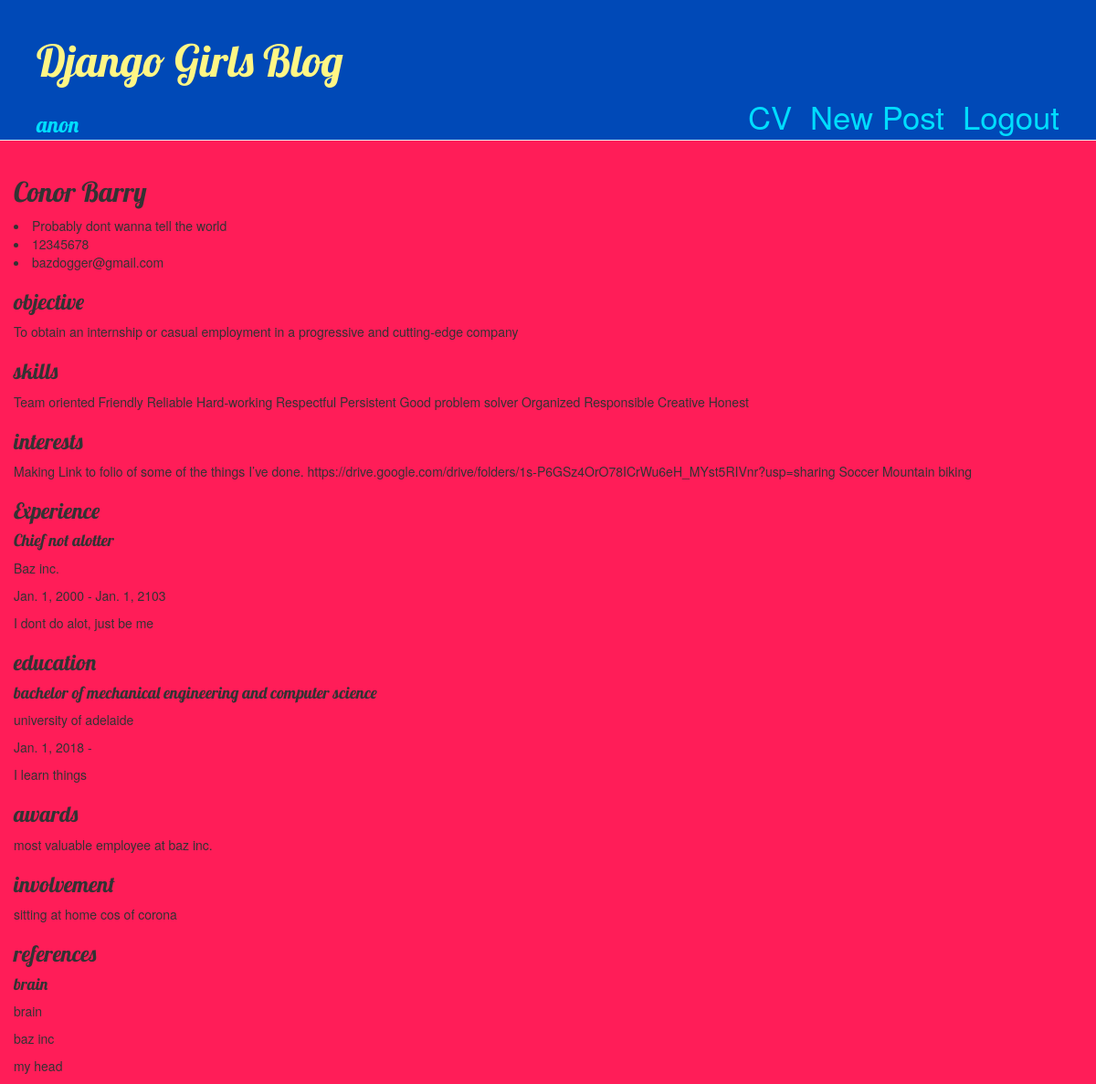
The app's page /cv/14/ (signed in) with its own data.
### blog/models.py (models this page shows, shortened)
class CV(models.Model):
    username = models.ForeignKey(settings.AUTH_USER_MODEL, on_delete=models.CASCADE, default=0)
    name = models.CharField(max_length = 100)
    address = models.CharField(max_length = 500)
    phone_number= models.CharField(max_length= 20)
    email = models.EmailField() #change not tested
    objective = models.TextField()
    skills = models.TextField()
    interests  = models.TextField()
    awards = models.TextField()
    involvement = models.TextField()
    job_title = models.CharField(max_length= 100)
    company = models.CharField(max_length= 100)
    start_year = models.DateField(blank=True, null=True)
    end_year = models.DateField(blank=True, null=True)
    job_description = models.TextField()
    program = models.CharField(max_length= 200)
    insitution = models.CharField(max_length= 100)
    start_year_ed = models.DateField(blank=True, null=True)
    end_year_ed = models.DateField(blank=True, null=True)
    education_description = models.TextField()
    ref_name = models.CharField(max_length=100)
    ref_position = models.CharField(max_length=100)
    ref_company = models.CharField(max_length=100)
    ref_contact = models.CharField(max_length=100)

### blog/views.py (the view)
# urls.py: path('cv/<int:pk>/', views.cv_detail, name='cv_detail'),
def cv_detail(request, pk):
    cv = get_object_or_404(CV, pk=pk)
    return render(request, 'blog/cv_detail.html',{'cv': cv})

### blog/templates/blog/cv_detail.html (shortened to what this page needs)
{% extends '../base.html' %}
{% block content %}
<h2>{{cv.name}}</h2>
<div class="personal_details">
    <li>{{cv.address}}</li>
    <li>{{cv.phone_number}}</li>
    <li>{{cv.email}}</li>
</div>
<div class="professional_details">
    <h3>objective</h3>
    <p>{{cv.objective}}</p>
    <h3>skills</h3>
    <p>{{cv.skills}}</p>
    <h3>interests</h3>
    <p>{{cv.interests}}</p>
</div>
<div class="experience">
    <h3>Experience</h3>
    <h4>{{cv.job_title}}</h4>
    <p>{{cv.company}}</p>
    <p>{{cv.start_year}} - {{cv.end_year}}</p>
    <p>{{cv.job_description}}</p>
</div>
<div class="education">
    <h3>education</h3>
    <h4>{{cv.program}}</h4>
    <p>{{cv.insitution}}</p>
    <p>{{cv.start_year_ed}} - {{cv.education.end_year_ed}}</p>
    <p>{{cv.education_description}}</p>
</div>
<div class="lists">
    <h3>awards</h3>
    <p id="awards">{{cv.awards}}</p>
    <h3>involvement</h3>
    <p>{{cv.involvement}}</p>
</div>
<div class="references">
    <h3>references</h3>
    <h4>{{cv.ref_name}}</h4>
    <p>{{cv.ref_position}}</p>
    <p>{{cv.ref_company}}</p>
    <p>{{cv.ref_contact}}</p>
</div>
{% endblock %}

### blog/templates/base.html (shortened to what this page needs)
{% load static %}
<html>
    <head>
        <link rel="stylesheet" href="//maxcdn.bootstrapcdn.com/bootstrap/3.2.0/css/bootstrap.min.css">
        <link rel="stylesheet" href="//maxcdn.bootstrapcdn.com/bootstrap/3.2.0/css/bootstrap-theme.min.css">
        <link rel="stylesheet" href="{% static 'css/blog.css' %}">
    </head>
    <body>
        <body>
            <div class="page-header">
                <h1><a href="/">Django Girls Blog</a></h1>
                {% if user.is_authenticated %}
                <a href="{% url 'logout' %}" class= "top-menu">Logout</a>
                <a href="{% url 'post_new' %}" class="top-menu">New Post</a>
                <a href="{% url 'cv' %}" class="top-menu">CV</a>
                <h3 class="username">{{request.user}}</h3>
                {% else %}
                <a href="{% url 'cv' %}" class="top-menu">CV</a>
                <h3 class="username"><a href='/accounts/login?next=/' id='login'>Login</a></h3>
                {% endif %}
            </div>
            <div class="content container-fluid">
                <div class="row">
                    <div class="col-xs-12">
                    {% block content %}
                    {% endblock %}
                    </div>
                </div>
            </div>
        </body>
    </body>
</html>

### blog/static/css/blog.css (style rules this page uses)
.page-header { background-color: #0049B7 ; margin-top: 0; padding: 20px 20px 50px 40px; }
.page-header h1, .page-header h1 a, .page-header h1 a:visited, .page-header h1 a:active { color: #fff685 ; font-size: 36pt; text-decoration: none; }
.username { float: left; color: #00DDFF; }
h1, h2, h3, h4 { font-family: 'Lobster', cursive; }
.top-menu, .top-menu:hover, .top-menu:visited { color: #00DDFF; float: right; font-size: 26pt; margin-right: 20px; }
body { background-color: #ff1d58; }

### records on screen
CV: name "Conor Barry", address "Probably dont wanna tell the world", phone_number "12345678", email "bazdogger@gmail.com", objective "To obtain an internship or casual employment in a progressive and cutting-edge company", skills "Team oriented Friendly Reliable Hard-working Respectful Persistent Good problem solver Organized Responsible Creative Honest", interests "Making Link to folio of some of the things I’ve done. https://drive.google.com/drive/folders/1s-P6GSz4OrO78ICrWu6eH_MYst5RIVnr?usp=sharing Soccer Mountain biking", job_title "Chief not alotter", company "Baz inc.", start_year "Jan. 1, 2000", end_year "Jan. 1, 2103", job_description "I dont do alot, just be me", program "bachelor of mechanical engineering and computer science", insitution "university of adelaide", start_year_ed "Jan. 1, 2018", education_description "I learn things", awards "most valuable employee at baz inc.", involvement "sitting at home cos of corona", ref_name "brain", ref_position "brain", ref_company "baz inc", ref_contact "my head"

### other values on screen
{{ request.user }} "anon"
